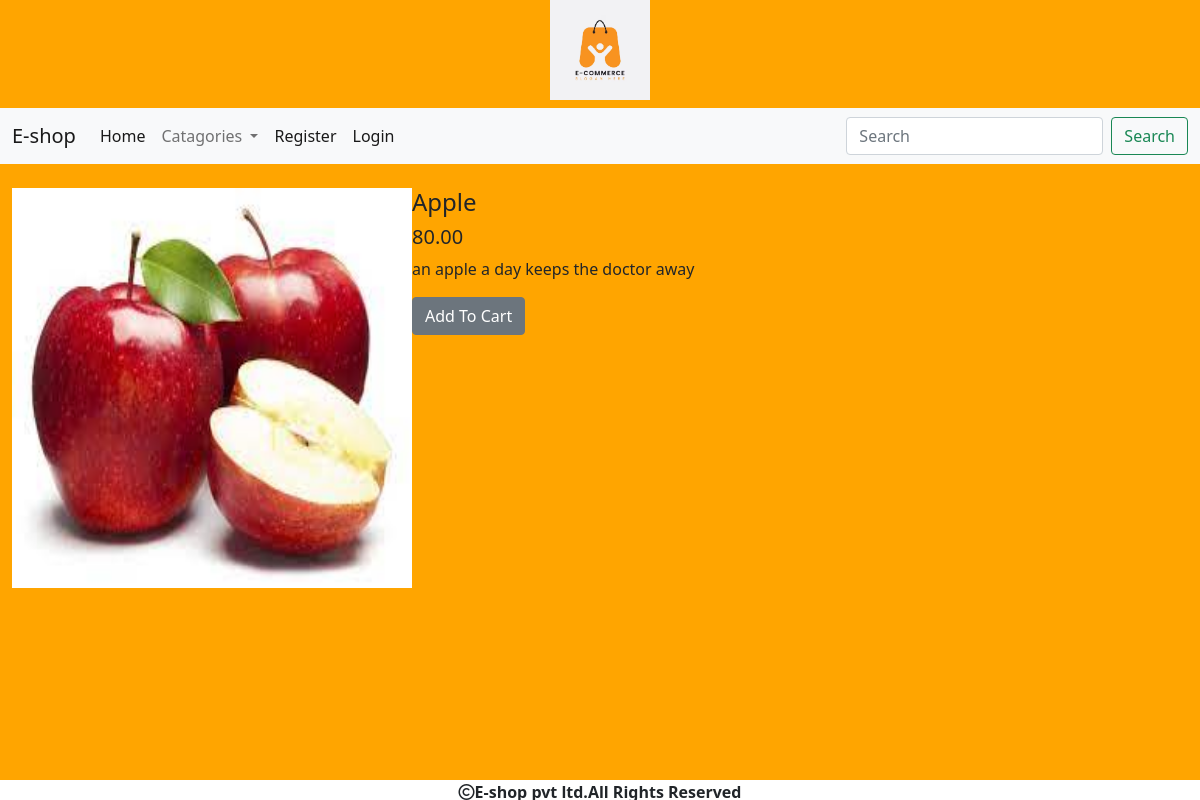
The app's page /detail/Apple with its own data.
### shop/models.py (models this page shows, shortened)
class Product(models.Model):
    name=models.CharField(max_length=200)
    desc=models.TextField()
    image=models.ImageField(upload_to='shop/products',blank=True,null=True)
    price=models.DecimalField(max_digits=10,decimal_places=2)
    category=models.ForeignKey(Category,on_delete=models.CASCADE)
    stock=models.IntegerField()
    available=models.BooleanField(default=True)
    created=models.DateTimeField(auto_now_add=True)
    updated=models.DateTimeField(auto_now=True)

### shop/views.py (the view)
# urls.py: path('detail/<p>',views.detail,name='detail'),
def detail(request,p):
    product=Product.objects.get(name=p)
    return render(request,'detail.html',{'p':product})

### cart/context_processors.py (called while the page is built, shortened)
def productcount(request):
    item_count=0
    return {'count':item_count}

### shop/context_processors.py (called while the page is built)
def menu_links(request):
    c=Category.objects.all()
    return{'links':c}

### templates/detail.html (shortened to what this page needs)
{% extends 'base.html' %}
{% load static %}
{% block content %}
<div class="container-fluid mt-4" style="margine-bottom:100px;">
<div class="row">
  <div class="col-sm-4"><img src="{{p.image.url}}"height="400px" width="400px"></div>
   <div class="col-sm-5">
     <h4>{{p.name}}</h4>
     <h5>{{p.price}}</h5>
     <p>{{p.desc}}</p>
       {% if user.is_superuser == False %}
       {% if p.stock <= 0 %}
       <h4>Out of Stock</h4>
       {% else %}
       <h4><a href="{% url 'cart:addtocart' p.name %}" class="btn btn-secondary">Add To Cart </a></h4>
       {% endif %}
     {% endif %}
   </div>
 </div>
{% endblock %}

### static/css/a.css (style rules this page uses)
body { background-color:#FFA500; }

### records on screen
Product: image (picture), name "Apple", price "80.00", desc "an apple a day keeps the doctor away"
